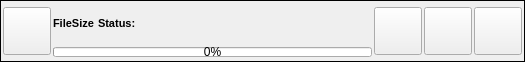
<?xml version="1.0" encoding="UTF-8"?>
<ui version="4.0">
 <class>FileXferWidgetClass</class>
 <widget class="QWidget" name="FileXferWidgetClass">
  <property name="geometry">
   <rect>
    <x>0</x>
    <y>0</y>
    <width>525</width>
    <height>62</height>
   </rect>
  </property>
  <property name="sizePolicy">
   <sizepolicy hsizetype="Expanding" vsizetype="Preferred">
    <horstretch>0</horstretch>
    <verstretch>52</verstretch>
   </sizepolicy>
  </property>
  <property name="minimumSize">
   <size>
    <width>0</width>
    <height>62</height>
   </size>
  </property>
  <property name="windowTitle">
   <string>Form</string>
  </property>
  <layout class="QGridLayout" name="gridLayout">
   <property name="margin" stdset="0">
    <number>0</number>
   </property>
   <property name="spacing">
    <number>0</number>
   </property>
   <item row="0" column="0">
    <widget class="QFrame" name="m_MainFrame">
     <property name="frameShape">
      <enum>QFrame::Panel</enum>
     </property>
     <property name="frameShadow">
      <enum>QFrame::Plain</enum>
     </property>
     <layout class="QHBoxLayout" name="horizontalLayout_3">
      <property name="spacing">
       <number>2</number>
      </property>
      <property name="leftMargin">
       <number>2</number>
      </property>
      <property name="topMargin">
       <number>2</number>
      </property>
      <property name="rightMargin">
       <number>2</number>
      </property>
      <property name="bottomMargin">
       <number>2</number>
      </property>
      <item>
       <widget class="VxPushButton" name="m_FileIconButton">
        <property name="sizePolicy">
         <sizepolicy hsizetype="Fixed" vsizetype="Fixed">
          <horstretch>0</horstretch>
          <verstretch>0</verstretch>
         </sizepolicy>
        </property>
        <property name="minimumSize">
         <size>
          <width>48</width>
          <height>48</height>
         </size>
        </property>
        <property name="maximumSize">
         <size>
          <width>48</width>
          <height>48</height>
         </size>
        </property>
        <property name="text">
         <string/>
        </property>
        <property name="iconSize">
         <size>
          <width>48</width>
          <height>48</height>
         </size>
        </property>
       </widget>
      </item>
      <item>
       <layout class="QVBoxLayout" name="verticalLayout">
        <property name="spacing">
         <number>0</number>
        </property>
        <property name="topMargin">
         <number>0</number>
        </property>
        <property name="bottomMargin">
         <number>2</number>
        </property>
        <item>
         <layout class="QHBoxLayout" name="horizontalLayout_2">
          <property name="spacing">
           <number>0</number>
          </property>
          <property name="bottomMargin">
           <number>0</number>
          </property>
          <item>
           <widget class="VxLabel" name="m_FileNameLabel">
            <property name="sizePolicy">
             <sizepolicy hsizetype="Expanding" vsizetype="Minimum">
              <horstretch>0</horstretch>
              <verstretch>0</verstretch>
             </sizepolicy>
            </property>
            <property name="font">
             <font>
              <pointsize>8</pointsize>
             </font>
            </property>
            <property name="text">
             <string/>
            </property>
            <property name="wordWrap">
             <bool>true</bool>
            </property>
           </widget>
          </item>
         </layout>
        </item>
        <item>
         <layout class="QHBoxLayout" name="horizontalLayout">
          <property name="spacing">
           <number>4</number>
          </property>
          <item>
           <widget class="QLabel" name="m_FileSizeLabel">
            <property name="sizePolicy">
             <sizepolicy hsizetype="Preferred" vsizetype="Minimum">
              <horstretch>0</horstretch>
              <verstretch>0</verstretch>
             </sizepolicy>
            </property>
            <property name="font">
             <font>
              <pointsize>8</pointsize>
              <bold>true</bold>
             </font>
            </property>
            <property name="text">
             <string>FileSize</string>
            </property>
           </widget>
          </item>
          <item>
           <widget class="VxLabel" name="m_FileStatus">
            <property name="font">
             <font>
              <pointsize>8</pointsize>
              <bold>true</bold>
             </font>
            </property>
            <property name="text">
             <string>Status:</string>
            </property>
           </widget>
          </item>
          <item>
           <widget class="VxLabel" name="m_FilePathLabel">
            <property name="font">
             <font>
              <pointsize>8</pointsize>
             </font>
            </property>
            <property name="text">
             <string/>
            </property>
           </widget>
          </item>
          <item>
           <spacer name="horizontalSpacer">
            <property name="orientation">
             <enum>Qt::Horizontal</enum>
            </property>
            <property name="sizeHint" stdset="0">
             <size>
              <width>40</width>
              <height>20</height>
             </size>
            </property>
           </spacer>
          </item>
         </layout>
        </item>
        <item>
         <widget class="FileActionBarWidget" name="m_FileActionBar">
          <property name="sizePolicy">
           <sizepolicy hsizetype="Preferred" vsizetype="Fixed">
            <horstretch>0</horstretch>
            <verstretch>0</verstretch>
           </sizepolicy>
          </property>
          <property name="minimumSize">
           <size>
            <width>0</width>
            <height>28</height>
           </size>
          </property>
          <property name="maximumSize">
           <size>
            <width>16777215</width>
            <height>28</height>
           </size>
          </property>
         </widget>
        </item>
        <item>
         <widget class="QProgressBar" name="m_FileProgressBar">
          <property name="minimumSize">
           <size>
            <width>0</width>
            <height>10</height>
           </size>
          </property>
          <property name="maximumSize">
           <size>
            <width>16777215</width>
            <height>10</height>
           </size>
          </property>
          <property name="value">
           <number>0</number>
          </property>
         </widget>
        </item>
       </layout>
      </item>
      <item>
       <widget class="VxPushButton" name="m_StreamButton">
        <property name="sizePolicy">
         <sizepolicy hsizetype="Fixed" vsizetype="Fixed">
          <horstretch>0</horstretch>
          <verstretch>0</verstretch>
         </sizepolicy>
        </property>
        <property name="minimumSize">
         <size>
          <width>48</width>
          <height>48</height>
         </size>
        </property>
        <property name="maximumSize">
         <size>
          <width>48</width>
          <height>48</height>
         </size>
        </property>
        <property name="text">
         <string notr="true"/>
        </property>
        <property name="iconSize">
         <size>
          <width>48</width>
          <height>48</height>
         </size>
        </property>
       </widget>
      </item>
      <item>
       <widget class="VxPushButton" name="m_FileAcceptButton">
        <property name="sizePolicy">
         <sizepolicy hsizetype="Fixed" vsizetype="Fixed">
          <horstretch>0</horstretch>
          <verstretch>0</verstretch>
         </sizepolicy>
        </property>
        <property name="minimumSize">
         <size>
          <width>48</width>
          <height>48</height>
         </size>
        </property>
        <property name="maximumSize">
         <size>
          <width>48</width>
          <height>48</height>
         </size>
        </property>
        <property name="text">
         <string notr="true"/>
        </property>
        <property name="iconSize">
         <size>
          <width>48</width>
          <height>48</height>
         </size>
        </property>
       </widget>
      </item>
      <item>
       <widget class="VxPushButton" name="m_FileCancelButton">
        <property name="sizePolicy">
         <sizepolicy hsizetype="Fixed" vsizetype="Fixed">
          <horstretch>0</horstretch>
          <verstretch>0</verstretch>
         </sizepolicy>
        </property>
        <property name="minimumSize">
         <size>
          <width>48</width>
          <height>48</height>
         </size>
        </property>
        <property name="maximumSize">
         <size>
          <width>48</width>
          <height>48</height>
         </size>
        </property>
        <property name="text">
         <string notr="true"/>
        </property>
        <property name="iconSize">
         <size>
          <width>48</width>
          <height>48</height>
         </size>
        </property>
       </widget>
      </item>
     </layout>
    </widget>
   </item>
  </layout>
 </widget>
 <customwidgets>
  <customwidget>
   <class>VxPushButton</class>
   <extends>QPushButton</extends>
   <header>VxPushButton.h</header>
  </customwidget>
  <customwidget>
   <class>VxLabel</class>
   <extends>QLabel</extends>
   <header>VxLabel.h</header>
  </customwidget>
  <customwidget>
   <class>FileActionBarWidget</class>
   <extends>QFrame</extends>
   <header>FileActionBarWidget.h</header>
   <container>1</container>
  </customwidget>
 </customwidgets>
 <resources/>
 <connections/>
</ui>
